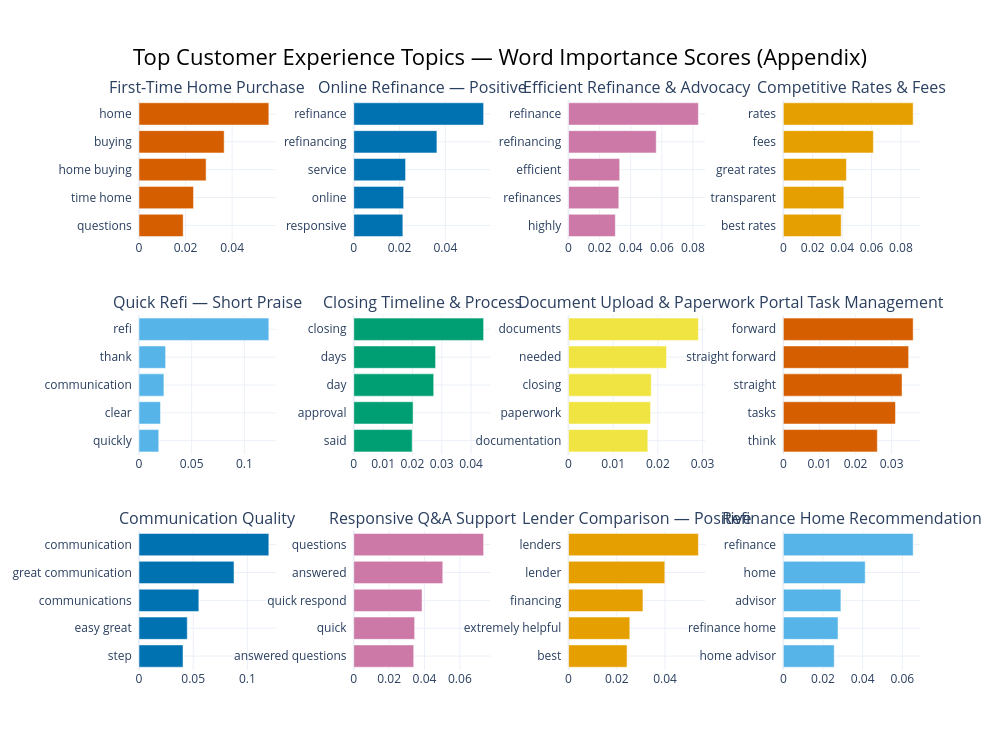

Write notebook code for a chart like this one.
### Markdown cell above
## 26. BERTopic Visualizations

### Code cell
_fig_barchart = topic_model.visualize_barchart(
    top_n_topics=12,
    custom_labels=True,        # uses labels from set_topic_labels()
    title='Top Customer Experience Topics — Word Importance Scores (Appendix)',
)
_fig_barchart.show()
_save_fig(_fig_barchart, 'appendix_fig_nlp_topic_word_importance', width=1400, height=900)

### Figure 1 — Plotly figure (JSON) as saved in the notebook; plotly's stock layout.template omitted (floating-point values rounded to 4 significant figures)
{"data": [{"marker": {"color": "#D55E00"}, "orientation": "h", "type": "bar", "x": [0.01897, 0.02341, 0.02882, 0.03658, 0.05577], "xaxis": "x", "y": ["questions  ", "time home  ", "home buying  ", "buying  ", "home  "], "yaxis": "y"}, {"marker": {"color": "#0072B2"}, "orientation": "h", "type": "bar", "x": [0.02143, 0.02177, 0.02261, 0.0363, 0.05669], "xaxis": "x2", "y": ["responsive  ", "online  ", "service  ", "refinancing  ", "refinance  "], "yaxis": "y2"}, {"marker": {"color": "#CC79A7"}, "orientation": "h", "type": "bar", "x": [0.03008, 0.03232, 0.03288, 0.05638, 0.0835], "xaxis": "x3", "y": ["highly  ", "refinances  ", "efficient  ", "refinancing  ", "refinance  "], "yaxis": "y3"}, {"marker": {"color": "#E69F00"}, "orientation": "h", "type": "bar", "x": [0.03935, 0.04117, 0.0429, 0.06124, 0.08831], "xaxis": "x4", "y": ["best rates  ", "transparent  ", "great rates  ", "fees  ", "rates  "], "yaxis": "y4"}, {"marker": {"color": "#56B4E9"}, "orientation": "h", "type": "bar", "x": [0.01876, 0.02038, 0.02365, 0.02526, 0.1232], "xaxis": "x5", "y": ["quickly  ", "clear  ", "communication  ", "thank  ", "refi  "], "yaxis": "y5"}, {"marker": {"color": "#009E73"}, "orientation": "h", "type": "bar", "x": [0.01991, 0.02022, 0.02726, 0.02789, 0.04427], "xaxis": "x6", "y": ["said  ", "approval  ", "day  ", "days  ", "closing  "], "yaxis": "y6"}, {"marker": {"color": "#F0E442"}, "orientation": "h", "type": "bar", "x": [0.01775, 0.01837, 0.01851, 0.02194, 0.02908], "xaxis": "x7", "y": ["documentation  ", "paperwork  ", "closing  ", "needed  ", "documents  "], "yaxis": "y7"}, {"marker": {"color": "#D55E00"}, "orientation": "h", "type": "bar", "x": [0.02603, 0.03106, 0.03288, 0.0347, 0.03596], "xaxis": "x8", "y": ["think  ", "tasks  ", "straight  ", "straight forward  ", "forward  "], "yaxis": "y8"}, {"marker": {"color": "#0072B2"}, "orientation": "h", "type": "bar", "x": [0.04062, 0.04453, 0.05521, 0.08769, 0.1198], "xaxis": "x9", "y": ["step  ", "easy great  ", "communications  ", "great communication  ", "communication  "], "yaxis": "y9"}, {"marker": {"color": "#CC79A7"}, "orientation": "h", "type": "bar", "x": [0.0339, 0.03443, 0.03861, 0.05034, 0.07344], "xaxis": "x10", "y": ["answered questions  ", "quick  ", "quick respond  ", "answered  ", "questions  "], "yaxis": "y10"}, {"marker": {"color": "#E69F00"}, "orientation": "h", "type": "bar", "x": [0.02425, 0.02539, 0.03085, 0.0399, 0.05382], "xaxis": "x11", "y": ["best  ", "extremely helpful  ", "financing  ", "lender  ", "lenders  "], "yaxis": "y11"}, {"marker": {"color": "#56B4E9"}, "orientation": "h", "type": "bar", "x": [0.02566, 0.02757, 0.02902, 0.04127, 0.06546], "xaxis": "x12", "y": ["home advisor  ", "refinance home  ", "advisor  ", "home  ", "refinance  "], "yaxis": "y12"}], "layout": {"annotations": [{"font": {"size": 16}, "showarrow": false, "text": "First-Time Home Purchase", "x": 0.0875, "xanchor": "center", "xref": "paper", "y": 1, "yanchor": "bottom", "yref": "paper"}, {"font": {"size": 16}, "showarrow": false, "text": "Online Refinance — Positive", "x": 0.3625, "xanchor": "center", "xref": "paper", "y": 1, "yanchor": "bottom", "yref": "paper"}, {"font": {"size": 16}, "showarrow": false, "text": "Efficient Refinance & Advocacy", "x": 0.6375, "xanchor": "center", "xref": "paper", "y": 1, "yanchor": "bottom", "yref": "paper"}, {"font": {"size": 16}, "showarrow": false, "text": "Competitive Rates & Fees", "x": 0.9125, "xanchor": "center", "xref": "paper", "y": 1, "yanchor": "bottom", "yref": "paper"}, {"font": {"size": 16}, "showarrow": false, "text": "Quick Refi — Short Praise", "x": 0.0875, "xanchor": "center", "xref": "paper", "y": 0.6222, "yanchor": "bottom", "yref": "paper"}, {"font": {"size": 16}, "showarrow": false, "text": "Closing Timeline & Process", "x": 0.3625, "xanchor": "center", "xref": "paper", "y": 0.6222, "yanchor": "bottom", "yref": "paper"}, {"font": {"size": 16}, "showarrow": false, "text": "Document Upload & Paperwork", "x": 0.6375, "xanchor": "center", "xref": "paper", "y": 0.6222, "yanchor": "bottom", "yref": "paper"}, {"font": {"size": 16}, "showarrow": false, "text": "Portal Task Management", "x": 0.9125, "xanchor": "center", "xref": "paper", "y": 0.6222, "yanchor": "bottom", "yref": "paper"}, {"font": {"size": 16}, "showarrow": false, "text": "Communication Quality", "x": 0.0875, "xanchor": "center", "xref": "paper", "y": 0.2444, "yanchor": "bottom", "yref": "paper"}, {"font": {"size": 16}, "showarrow": false, "text": "Responsive Q&A Support", "x": 0.3625, "xanchor": "center", "xref": "paper", "y": 0.2444, "yanchor": "bottom", "yref": "paper"}, {"font": {"size": 16}, "showarrow": false, "text": "Lender Comparison — Positive", "x": 0.6375, "xanchor": "center", "xref": "paper", "y": 0.2444, "yanchor": "bottom", "yref": "paper"}, {"font": {"size": 16}, "showarrow": false, "text": "Refinance Home Recommendation", "x": 0.9125, "xanchor": "center", "xref": "paper", "y": 0.2444, "yanchor": "bottom", "yref": "paper"}], "height": 750, "hoverlabel": {"bgcolor": "white", "font": {"family": "Rockwell", "size": 16}}, "showlegend": false, "title": {"font": {"color": "Black", "size": 22}, "text": "Top Customer Experience Topics — Word Importance Scores (Appendix)", "x": 0.5, "xanchor": "center", "yanchor": "top"}, "width": 1000, "xaxis": {"anchor": "y", "domain": [0, 0.175], "showgrid": true}, "xaxis10": {"anchor": "y10", "domain": [0.275, 0.45], "showgrid": true}, "xaxis11": {"anchor": "y11", "domain": [0.55, 0.725], "showgrid": true}, "xaxis12": {"anchor": "y12", "domain": [0.825, 1], "showgrid": true}, "xaxis2": {"anchor": "y2", "domain": [0.275, 0.45], "showgrid": true}, "xaxis3": {"anchor": "y3", "domain": [0.55, 0.725], "showgrid": true}, "xaxis4": {"anchor": "y4", "domain": [0.825, 1], "showgrid": true}, "xaxis5": {"anchor": "y5", "domain": [0, 0.175], "showgrid": true}, "xaxis6": {"anchor": "y6", "domain": [0.275, 0.45], "showgrid": true}, "xaxis7": {"anchor": "y7", "domain": [0.55, 0.725], "showgrid": true}, "xaxis8": {"anchor": "y8", "domain": [0.825, 1], "showgrid": true}, "xaxis9": {"anchor": "y9", "domain": [0, 0.175], "showgrid": true}, "yaxis": {"anchor": "x", "domain": [0.7556, 1], "showgrid": true}, "yaxis10": {"anchor": "x10", "domain": [0, 0.2444], "showgrid": true}, "yaxis11": {"anchor": "x11", "domain": [0, 0.2444], "showgrid": true}, "yaxis12": {"anchor": "x12", "domain": [0, 0.2444], "showgrid": true}, "yaxis2": {"anchor": "x2", "domain": [0.7556, 1], "showgrid": true}, "yaxis3": {"anchor": "x3", "domain": [0.7556, 1], "showgrid": true}, "yaxis4": {"anchor": "x4", "domain": [0.7556, 1], "showgrid": true}, "yaxis5": {"anchor": "x5", "domain": [0.3778, 0.6222], "showgrid": true}, "yaxis6": {"anchor": "x6", "domain": [0.3778, 0.6222], "showgrid": true}, "yaxis7": {"anchor": "x7", "domain": [0.3778, 0.6222], "showgrid": true}, "yaxis8": {"anchor": "x8", "domain": [0.3778, 0.6222], "showgrid": true}, "yaxis9": {"anchor": "x9", "domain": [0, 0.2444], "showgrid": true}}}
